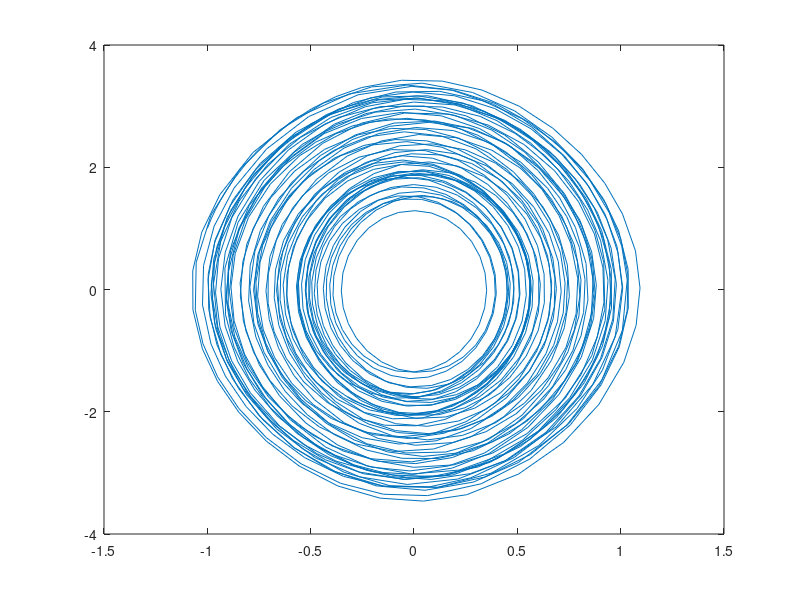

Recreate this plot in MATLAB.
clc
clf
clearvars
a1=0.01;
a2=11;
a3=0;
a4=-3;
omega0=sqrt(a2);
T=2*pi/omega0;
f=1;
sigma=1;
% The basin of attraction of an oscillator can be calculated by integrating its equation
% of motion in time for various grid points of initial velocity and displacement. If a
% point of an initial displacement and velocity leads to a stable solution, it is represented
% with a specific color in the phase plane. The collection of these points forms an area
% of the safe basin. If however the point of initial conditions leads to unstable response,
% it is represented using a different color on the phase space. The collection of these
% forms the unsafe zone. Therefore, the phase space is divided into safe and unsafe
% zones.
c1=1
OMEGA=c1*omega0;
ode=@(t,x)[x(2);...
    -a1*x(2)-a2*x(1)-a3*x(1)^2-a4*x(1)^3+f*cos(OMEGA*t)];
% xdot=zeros(2,1);
% xdot(1)=a1*x(1)+a2*sin(x(2));
% xdot(2)=a3+a4*x(1)^3+a5*cos(x(2))/x(1);
[t,x]=ode45(ode, [0 100],[-1 1]);
figure(1)
plot(x(:,1),x(:,2));




